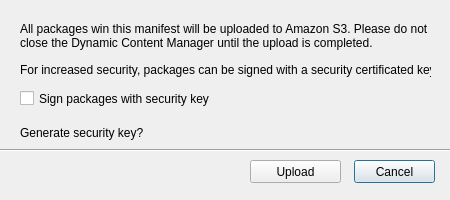
<?xml version="1.0" encoding="UTF-8"?>
<ui version="4.0">
 <class>UploadPackagesDialog</class>
 <widget class="QDialog" name="UploadPackagesDialog">
  <property name="geometry">
   <rect>
    <x>0</x>
    <y>0</y>
    <width>450</width>
    <height>200</height>
   </rect>
  </property>
  <property name="minimumSize">
   <size>
    <width>450</width>
    <height>200</height>
   </size>
  </property>
  <property name="maximumSize">
   <size>
    <width>450</width>
    <height>200</height>
   </size>
  </property>
  <property name="windowTitle">
   <string>Upload packages</string>
  </property>
  <widget class="QLabel" name="GeneralDescription">
   <property name="geometry">
    <rect>
     <x>20</x>
     <y>20</y>
     <width>411</width>
     <height>31</height>
    </rect>
   </property>
   <property name="text">
    <string>All packages win this manifest will be uploaded to Amazon S3. Please do not close the Dynamic Content Manager until the upload is completed.</string>
   </property>
   <property name="wordWrap">
    <bool>true</bool>
   </property>
  </widget>
  <widget class="QLabel" name="securityKeyDescription">
   <property name="geometry">
    <rect>
     <x>20</x>
     <y>60</y>
     <width>411</width>
     <height>20</height>
    </rect>
   </property>
   <property name="text">
    <string>For increased security, packages can be signed with a security certificated key.</string>
   </property>
  </widget>
  <widget class="QCheckBox" name="checkSignPackages">
   <property name="geometry">
    <rect>
     <x>20</x>
     <y>90</y>
     <width>431</width>
     <height>17</height>
    </rect>
   </property>
   <property name="text">
    <string>Sign packages with security key</string>
   </property>
  </widget>
  <widget class="Line" name="line">
   <property name="geometry">
    <rect>
     <x>0</x>
     <y>140</y>
     <width>451</width>
     <height>20</height>
    </rect>
   </property>
   <property name="orientation">
    <enum>Qt::Horizontal</enum>
   </property>
  </widget>
  <widget class="QLabel" name="keyStatus">
   <property name="geometry">
    <rect>
     <x>40</x>
     <y>110</y>
     <width>371</width>
     <height>16</height>
    </rect>
   </property>
   <property name="text">
    <string/>
   </property>
  </widget>
  <widget class="QPushButton" name="cancelButton">
   <property name="geometry">
    <rect>
     <x>354</x>
     <y>160</y>
     <width>81</width>
     <height>23</height>
    </rect>
   </property>
   <property name="text">
    <string>Cancel</string>
   </property>
  </widget>
  <widget class="QPushButton" name="uploadButton">
   <property name="geometry">
    <rect>
     <x>250</x>
     <y>160</y>
     <width>91</width>
     <height>23</height>
    </rect>
   </property>
   <property name="sizePolicy">
    <sizepolicy hsizetype="Expanding" vsizetype="Fixed">
     <horstretch>0</horstretch>
     <verstretch>0</verstretch>
    </sizepolicy>
   </property>
   <property name="text">
    <string>Upload</string>
   </property>
  </widget>
  <widget class="QLabel" name="generateKeyConfirmation">
   <property name="geometry">
    <rect>
     <x>20</x>
     <y>123</y>
     <width>181</width>
     <height>20</height>
    </rect>
   </property>
   <property name="text">
    <string>Generate security key?</string>
   </property>
  </widget>
 </widget>
 <resources/>
 <connections/>
</ui>
